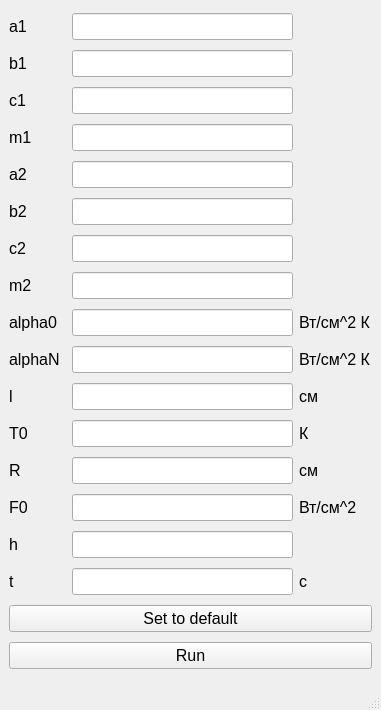
<?xml version="1.0" encoding="UTF-8"?>
<ui version="4.0">
 <class>MainWindow</class>
 <widget class="QMainWindow" name="MainWindow">
  <property name="geometry">
   <rect>
    <x>0</x>
    <y>0</y>
    <width>381</width>
    <height>710</height>
   </rect>
  </property>
  <property name="windowTitle">
   <string>MainWindow</string>
  </property>
  <widget class="QWidget" name="centralwidget">
   <layout class="QGridLayout" name="gridLayout">
    <item row="14" column="2">
     <widget class="QLineEdit" name="lineEdit_h">
      <property name="font">
       <font>
        <pointsize>12</pointsize>
       </font>
      </property>
     </widget>
    </item>
    <item row="0" column="0">
     <widget class="QLabel" name="label">
      <property name="font">
       <font>
        <pointsize>12</pointsize>
       </font>
      </property>
      <property name="text">
       <string>a1</string>
      </property>
     </widget>
    </item>
    <item row="10" column="3">
     <widget class="QLabel" name="label_19">
      <property name="font">
       <font>
        <pointsize>12</pointsize>
       </font>
      </property>
      <property name="text">
       <string>см</string>
      </property>
     </widget>
    </item>
    <item row="9" column="2">
     <widget class="QLineEdit" name="lineEdit_alphaN">
      <property name="font">
       <font>
        <pointsize>12</pointsize>
       </font>
      </property>
     </widget>
    </item>
    <item row="3" column="0">
     <widget class="QLabel" name="label_5">
      <property name="font">
       <font>
        <pointsize>12</pointsize>
       </font>
      </property>
      <property name="text">
       <string>m1</string>
      </property>
     </widget>
    </item>
    <item row="14" column="0">
     <widget class="QLabel" name="label_16">
      <property name="font">
       <font>
        <pointsize>12</pointsize>
       </font>
      </property>
      <property name="text">
       <string>h</string>
      </property>
     </widget>
    </item>
    <item row="6" column="0">
     <widget class="QLabel" name="label_8">
      <property name="font">
       <font>
        <pointsize>12</pointsize>
       </font>
      </property>
      <property name="text">
       <string>c2</string>
      </property>
     </widget>
    </item>
    <item row="5" column="2">
     <widget class="QLineEdit" name="lineEdit_b2">
      <property name="font">
       <font>
        <pointsize>12</pointsize>
       </font>
      </property>
     </widget>
    </item>
    <item row="5" column="0">
     <widget class="QLabel" name="label_7">
      <property name="font">
       <font>
        <pointsize>12</pointsize>
       </font>
      </property>
      <property name="text">
       <string>b2</string>
      </property>
     </widget>
    </item>
    <item row="15" column="3">
     <widget class="QLabel" name="label_24">
      <property name="font">
       <font>
        <pointsize>12</pointsize>
       </font>
      </property>
      <property name="text">
       <string>с</string>
      </property>
     </widget>
    </item>
    <item row="10" column="0">
     <widget class="QLabel" name="label_12">
      <property name="font">
       <font>
        <pointsize>12</pointsize>
       </font>
      </property>
      <property name="text">
       <string>l</string>
      </property>
     </widget>
    </item>
    <item row="9" column="3">
     <widget class="QLabel" name="label_18">
      <property name="font">
       <font>
        <pointsize>12</pointsize>
       </font>
      </property>
      <property name="text">
       <string>Вт/см^2 К</string>
      </property>
     </widget>
    </item>
    <item row="15" column="2">
     <widget class="QLineEdit" name="lineEdit_t">
      <property name="font">
       <font>
        <pointsize>12</pointsize>
       </font>
      </property>
     </widget>
    </item>
    <item row="8" column="3">
     <widget class="QLabel" name="label_2">
      <property name="font">
       <font>
        <pointsize>12</pointsize>
       </font>
      </property>
      <property name="text">
       <string>Вт/см^2 К</string>
      </property>
     </widget>
    </item>
    <item row="0" column="2">
     <widget class="QLineEdit" name="lineEdit_a1">
      <property name="font">
       <font>
        <pointsize>12</pointsize>
       </font>
      </property>
     </widget>
    </item>
    <item row="13" column="3">
     <widget class="QLabel" name="label_22">
      <property name="font">
       <font>
        <pointsize>12</pointsize>
       </font>
      </property>
      <property name="text">
       <string>Вт/см^2</string>
      </property>
     </widget>
    </item>
    <item row="13" column="2">
     <widget class="QLineEdit" name="lineEdit_F0">
      <property name="font">
       <font>
        <pointsize>12</pointsize>
       </font>
      </property>
     </widget>
    </item>
    <item row="16" column="0" colspan="4">
     <widget class="QPushButton" name="set_def_button">
      <property name="font">
       <font>
        <pointsize>12</pointsize>
       </font>
      </property>
      <property name="text">
       <string>Set to default</string>
      </property>
     </widget>
    </item>
    <item row="4" column="2">
     <widget class="QLineEdit" name="lineEdit_a2">
      <property name="font">
       <font>
        <pointsize>12</pointsize>
       </font>
      </property>
     </widget>
    </item>
    <item row="8" column="0">
     <widget class="QLabel" name="label_10">
      <property name="font">
       <font>
        <pointsize>12</pointsize>
       </font>
      </property>
      <property name="text">
       <string>alpha0</string>
      </property>
     </widget>
    </item>
    <item row="4" column="0">
     <widget class="QLabel" name="label_6">
      <property name="font">
       <font>
        <pointsize>12</pointsize>
       </font>
      </property>
      <property name="text">
       <string>a2</string>
      </property>
     </widget>
    </item>
    <item row="3" column="2">
     <widget class="QLineEdit" name="lineEdit_m1">
      <property name="font">
       <font>
        <pointsize>12</pointsize>
       </font>
      </property>
     </widget>
    </item>
    <item row="10" column="2">
     <widget class="QLineEdit" name="lineEdit_l">
      <property name="font">
       <font>
        <pointsize>12</pointsize>
       </font>
      </property>
     </widget>
    </item>
    <item row="7" column="2">
     <widget class="QLineEdit" name="lineEdit_m2">
      <property name="font">
       <font>
        <pointsize>12</pointsize>
       </font>
      </property>
     </widget>
    </item>
    <item row="12" column="2">
     <widget class="QLineEdit" name="lineEdit_R">
      <property name="font">
       <font>
        <pointsize>12</pointsize>
       </font>
      </property>
     </widget>
    </item>
    <item row="1" column="2">
     <widget class="QLineEdit" name="lineEdit_b1">
      <property name="font">
       <font>
        <pointsize>12</pointsize>
       </font>
      </property>
     </widget>
    </item>
    <item row="12" column="0">
     <widget class="QLabel" name="label_14">
      <property name="font">
       <font>
        <pointsize>12</pointsize>
       </font>
      </property>
      <property name="text">
       <string>R</string>
      </property>
     </widget>
    </item>
    <item row="11" column="2">
     <widget class="QLineEdit" name="lineEdit_T0">
      <property name="font">
       <font>
        <pointsize>12</pointsize>
       </font>
      </property>
     </widget>
    </item>
    <item row="2" column="0">
     <widget class="QLabel" name="label_3">
      <property name="font">
       <font>
        <pointsize>12</pointsize>
       </font>
      </property>
      <property name="text">
       <string>c1</string>
      </property>
     </widget>
    </item>
    <item row="15" column="0">
     <widget class="QLabel" name="label_17">
      <property name="font">
       <font>
        <pointsize>12</pointsize>
       </font>
      </property>
      <property name="text">
       <string>t</string>
      </property>
     </widget>
    </item>
    <item row="12" column="3">
     <widget class="QLabel" name="label_21">
      <property name="font">
       <font>
        <pointsize>12</pointsize>
       </font>
      </property>
      <property name="text">
       <string>см</string>
      </property>
     </widget>
    </item>
    <item row="9" column="0">
     <widget class="QLabel" name="label_11">
      <property name="font">
       <font>
        <pointsize>12</pointsize>
       </font>
      </property>
      <property name="text">
       <string>alphaN</string>
      </property>
     </widget>
    </item>
    <item row="13" column="0">
     <widget class="QLabel" name="label_15">
      <property name="font">
       <font>
        <pointsize>12</pointsize>
       </font>
      </property>
      <property name="text">
       <string>F0</string>
      </property>
     </widget>
    </item>
    <item row="6" column="2">
     <widget class="QLineEdit" name="lineEdit_c2">
      <property name="font">
       <font>
        <pointsize>12</pointsize>
       </font>
      </property>
     </widget>
    </item>
    <item row="2" column="2">
     <widget class="QLineEdit" name="lineEdit_c1">
      <property name="font">
       <font>
        <pointsize>12</pointsize>
       </font>
      </property>
     </widget>
    </item>
    <item row="7" column="0">
     <widget class="QLabel" name="label_9">
      <property name="font">
       <font>
        <pointsize>12</pointsize>
       </font>
      </property>
      <property name="text">
       <string>m2</string>
      </property>
     </widget>
    </item>
    <item row="1" column="0">
     <widget class="QLabel" name="label_4">
      <property name="font">
       <font>
        <pointsize>12</pointsize>
       </font>
      </property>
      <property name="text">
       <string>b1</string>
      </property>
     </widget>
    </item>
    <item row="8" column="2">
     <widget class="QLineEdit" name="lineEdit_alpha0">
      <property name="font">
       <font>
        <pointsize>12</pointsize>
       </font>
      </property>
     </widget>
    </item>
    <item row="11" column="0">
     <widget class="QLabel" name="label_13">
      <property name="font">
       <font>
        <pointsize>12</pointsize>
       </font>
      </property>
      <property name="text">
       <string>T0</string>
      </property>
     </widget>
    </item>
    <item row="11" column="3">
     <widget class="QLabel" name="label_20">
      <property name="font">
       <font>
        <pointsize>12</pointsize>
       </font>
      </property>
      <property name="text">
       <string>К</string>
      </property>
     </widget>
    </item>
    <item row="17" column="0" colspan="4">
     <widget class="QPushButton" name="run_button">
      <property name="font">
       <font>
        <pointsize>12</pointsize>
       </font>
      </property>
      <property name="text">
       <string>Run</string>
      </property>
     </widget>
    </item>
   </layout>
  </widget>
  <widget class="QMenuBar" name="menubar">
   <property name="geometry">
    <rect>
     <x>0</x>
     <y>0</y>
     <width>381</width>
     <height>20</height>
    </rect>
   </property>
  </widget>
  <widget class="QStatusBar" name="statusbar"/>
 </widget>
 <resources/>
 <connections/>
</ui>
